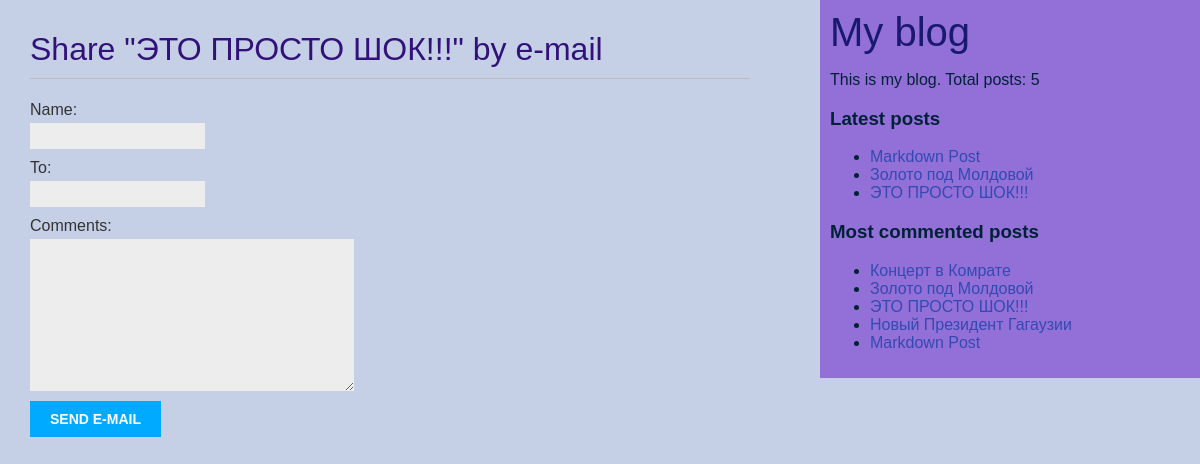
/blog/3/share/, run on the app's committed database.
### blog/models.py (models this page shows, shortened)
class Post(models.Model):
    class Status(models.TextChoices):
        DRAFT = 'DF', 'Draft'
        PUBLISHED = 'PB', 'Published'
    title = models.CharField(max_length=250)
    slug = models.SlugField(max_length=250, unique_for_date='publish')
    author = models.ForeignKey(User,
                               on_delete=models.CASCADE,
                               related_name='blog_posts')
    body = models.TextField()
    publish = models.DateTimeField(default=timezone.now)
    created = models.DateTimeField(auto_now_add=True)
    updated = models.DateTimeField(auto_now=True)
    status = models.CharField(max_length=2,
                              choices=Status.choices,
                              default=Status.DRAFT)
    tags = TaggableManager()
    objects = models.Manager()
    published = PublishedManager()
    def get_absolute_url(self):
        return reverse('blog:post_detail',
                       args=[self.publish.year,
                             self.publish.month,
                             self.publish.day,
                             self.slug])
    class Meta:
        ordering = ['-publish']
        indexes = [
            models.Index(fields=['-publish']),
        ]

### blog/views.py (the view)
# urls.py: path('<int:post_id>/share/', views.post_share, name='post_share'),
def post_share(request, post_id):
    post = get_object_or_404(Post,
                             id=post_id,
                             status=Post.Status.PUBLISHED)
    sent = False
    if request.method == 'POST':
        form = EmailPostForm(request.POST)
        if form.is_valid():
            cd = form.cleaned_data
            post_url = request.build_absolute_uri(post.get_absolute_url())
            subject = f'{cd["name"]} recommends you read {post.title}'
            message = f'Read {post.title} at {post_url}\n\n {cd["name"]}\'s comments: {cd["comments"]}'
            send_mail(subject, message, 'popilchmo@gmail.com', [cd["to"]])
            sent = True
    else:
        form = EmailPostForm()
    return render(request, 'blog/post/share.html', {'post': post, 'form': form, 'sent': sent})

### blog/forms.py
class EmailPostForm(forms.Form):
    name = forms.CharField(max_length=25)
    email_ = forms.EmailField()
    to = forms.EmailField()
    comments = forms.CharField(required=False, widget=forms.Textarea)

### blog/models.py (called while the page is built)
    def get_queryset(self):
        return super().get_queryset().filter(status=Post.Status.PUBLISHED)

### blog/templatetags/blog_tags.py (called while the page is built)
@register.simple_tag
def total_posts():
    return Post.published.count()

@register.inclusion_tag('blog/post/latest_posts.html')
def show_latest_posts(count=5):
    latest_post = Post.published.order_by('-publish')[:count]
    return {'latest_posts': latest_post}

@register.simple_tag
def get_most_commented_posts(count=5):
    return Post.published.annotate(total_comments=Count('comments')).order_by('-total_comments')[:count]

### blog/templates/blog/post/share.html (shortened to what this page needs)
{% extends "blog/base.html" %}
{% block content %}
 {% if sent %}
 <h1>E-mail successfully sent</h1>
 <p>
 "{{ post.title }}" was successfully sent
 to {{ form.cleaned_data.to }}.
 </p>
 {% else %}
 <h1>Share "{{ post.title }}" by e-mail</h1>
 <form method="post">
 {{ form.as_p }}
 <input type="submit" value="Send e-mail">
 </form>
 {% endif %}
{% endblock %}

### blog/templates/blog/base.html (shortened to what this page needs)
{% load blog_tags %}
{% load static %}
<!DOCTYPE html>
<html>
<head>
 <link href="{% static 'blog/css/blog.css' %}" rel="stylesheet">
</head>
<body>
 <div id="content">
 {% block content %}
 {% endblock %}
 </div>
 <div id="sidebar">
  <a class="logo-link" href="{% url 'blog:post_list' %}">My blog</a>
 <p>This is my blog.
  Total posts: {% total_posts %}
 </p>
  <h3>Latest posts</h3>
 {% show_latest_posts 3 %}
  <h3>Most commented posts</h3>
 {% get_most_commented_posts as most_commented_posts %}
 <ul>
 {% for post in most_commented_posts %}
 <li>
 <a href="{{ post.get_absolute_url }}">{{ post.title }}</a>
 </li>
 {% endfor %}
 </ul>
 </div>
</body>
</html>

### blog/templates/blog/post/latest_posts.html
<ul>
 {% for post in latest_posts %}
 <li>
 <a href="{{ post.get_absolute_url }}">{{ post.title }}</a>
 </li>
 {% endfor %}
</ul>

### blog/static/blog/css/blog.css (style rules this page uses)
body { margin:0; padding:0; font-family:helvetica, sans-serif; background: #C5D0E6; color: #002137; }
a { color: #324AB2; text-decoration:none; }
.logo-link { text-decoration: none; color: #191970; font-size: 40px; font-weight:normal; }
h1 { font-weight:normal; border-bottom:1px solid #bbb; padding:0 0 10px 0; color: #32127A; }
#content { float:left; width:60%; padding:0 0 0 30px; margin-top: 10px; }
#sidebar { float:right; width:30%; padding:10px; background:#9370D8; height:100%; }
label { float:left; clear:both; color:#333; margin-bottom:4px; }
input, textarea { clear:both; float:left; margin:0 0 10px; background:#ededed; border:0; padding:6px 10px; font-size:12px; }
input[type=submit] { font-weight:bold; background:#00abff; color:#fff; padding:10px 20px; font-size:14px; text-transform:uppercase; }

### data on the page
Post: title "ЭТО ПРОСТО ШОК!!!"
Post: title "Markdown Post"
Post: title "Золото под Молдовой"
Post: title "Концерт в Комрате"
Post: title "Новый Президент Гагаузии"
